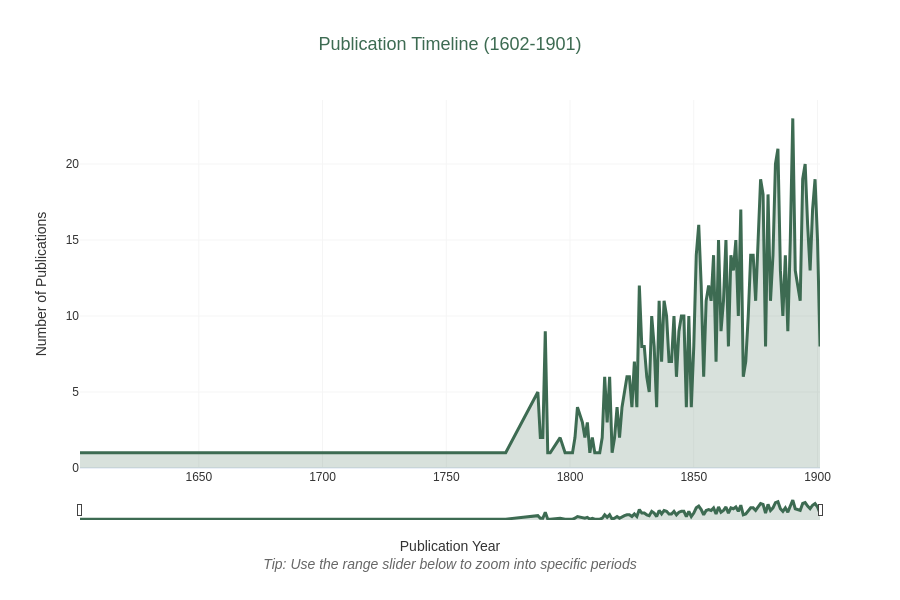

The notebook cell this image was saved under:
### Markdown cell above
---
# CHART 1: Year Distribution (Line Chart)

### Code cell
# Prepare data: aggregate books per year
year_dist = df_year.groupby('year').size().reset_index(name='count')
year_dist = year_dist.sort_values('year')

# Create figure
fig_year = go.Figure()

# Add line trace with area fill
fig_year.add_trace(go.Scatter(
    x=year_dist['year'],
    y=year_dist['count'],
    name='Publications per Year',
    mode='lines',
    line=dict(
        color=colors['dark_green'],
        width=3
    ),
    fill='tozeroy',
    fillcolor=f'rgba(61, 107, 82, 0.2)',  # Semi-transparent dark green
    hovertemplate='<b>Year: %{x}</b><br>Publications: %{y}<extra></extra>'
))

# Update layout
fig_year.update_layout(
    title={
        'text': 'Publication Timeline (1602-1901)',
        'font': {'size': title_font_size, 'color': colors['dark_green'], 'family': font_family},
        'x': 0.5,
        'xanchor': 'center'
    },
    xaxis_title='Publication Year</br></br><i style="font-size:14px; color:#666;">Tip: Use the range slider below to zoom into specific periods</i>',
    yaxis_title='Number of Publications',
    template='plotly_white',
    hovermode='x unified',
    plot_bgcolor=colors['white'],
    paper_bgcolor=colors['white'],
    height=600,  # Increase height to accommodate range slider
    # Add range slider for interactive zooming on later period
    xaxis=dict(
        showgrid=True, 
        gridwidth=1, 
        gridcolor=colors['light_gray'],
        rangeslider=dict(visible=True, thickness=0.05),  # Enable range slider
        type='linear',
         # Set tick interval: major ticks every 50 years, minor every 10 years
        # This spreads out the dense later period more evenly on display
        dtick=50,  # Major grid lines every 50 years
        minor=dict(dtick=10)  # Minor grid lines every 10 years (optional refinement)
    ),
    yaxis=dict(showgrid=True, gridwidth=1, gridcolor=colors['light_gray']),
    font=dict(size=label_font_size, color=colors['dark_gray'], family=font_family),
    
)

# Export to HTML
output_path = f'{output_dir}year_distribution.html'
fig_year.write_html(output_path, config={'responsive': True, 'displayModeBar': True})
print(f"✓ Exported: {output_path}")
fig_year.show()

### Figure 1 — Plotly figure (JSON) as saved in the notebook; plotly's stock layout.template omitted (floating-point values rounded to 4 significant figures)
{"data": [{"fill": "tozeroy", "fillcolor": "rgba(61, 107, 82, 0.2)", "hovertemplate": "<b>Year: %{x}</b><br>Publications: %{y}<extra></extra>", "line": {"color": "#3D6B52", "width": 3}, "mode": "lines", "name": "Publications per Year", "type": "scatter", "x": [1602, 1609, 1632, 1638, 1649, 1692, 1701, 1717, 1731, 1734, 1739, 1756, 1770, 1774, 1787, 1788, 1789, 1790, 1791, 1792, 1796, 1798, 1801, 1802, 1803, 1805, 1806, 1807, 1808, 1809, 1810, 1812, 1813, 1814, 1815, 1816, 1817, 1818, 1819, 1820, 1821, 1822, 1823, 1824, 1825, 1826, 1827, 1828, 1829, 1830, 1831, 1832, 1833, 1834, 1835, 1836, 1837, 1838, 1839, 1840, 1841, 1842, 1843, 1844, 1845, 1846, 1847, 1848, 1849, 1850, 1851, 1852, 1853, 1854, 1855, 1856, 1857, 1858, 1859, 1860, 1861, 1862, 1863, 1864, 1865, 1866, 1867, 1868, 1869, 1870, 1871, 1872, 1873, 1874, 1875, 1876, 1877, 1878, 1879, 1880, 1881, 1882, 1883, 1884, 1885, 1886, 1887, 1888, 1889, 1890, 1891, 1892, 1893, 1894, 1895, 1896, 1897, 1898, 1899, 1900, 1901], "y": [1, 1, 1, 1, 1, 1, 1, 1, 1, 1, 1, 1, 1, 1, 5, 2, 2, 9, 1, 1, 2, 1, 1, 2, 4, 3, 2, 3, 1, 2, 1, 1, 2, 6, 3, 6, 1, 2, 4, 2, 4, 5, 6, 6, 4, 7, 4, 12, 8, 8, 6, 5, 10, 8, 4, 11, 7, 11, 10, 7, 7, 10, 6, 9, 10, 10, 4, 10, 4, 8, 14, 16, 12, 6, 11, 12, 11, 14, 7, 15, 9, 11, 15, 8, 14, 13, 15, 10, 17, 6, 7, 10, 14, 14, 11, 15, 19, 18, 8, 18, 11, 14, 20, 21, 13, 10, 14, 9, 15, 23, 13, 12, 11, 19, 20, 16, 13, 17, 19, 15, 8]}], "layout": {"font": {"color": "#333333", "family": "Arial, sans-serif", "size": 12}, "height": 600, "hovermode": "x unified", "paper_bgcolor": "#FFFFFF", "plot_bgcolor": "#FFFFFF", "title": {"font": {"color": "#3D6B52", "family": "Arial, sans-serif", "size": 18}, "text": "Publication Timeline (1602-1901)", "x": 0.5, "xanchor": "center"}, "xaxis": {"dtick": 50, "gridcolor": "#F5F5F5", "gridwidth": 1, "minor": {"dtick": 10}, "rangeslider": {"thickness": 0.05, "visible": true}, "showgrid": true, "title": {"text": "Publication Year</br></br><i style=\"font-size:14px; color:#666;\">Tip: Use the range slider below to zoom into specific periods</i>"}, "type": "linear"}, "yaxis": {"gridcolor": "#F5F5F5", "gridwidth": 1, "showgrid": true, "title": {"text": "Number of Publications"}}}}
